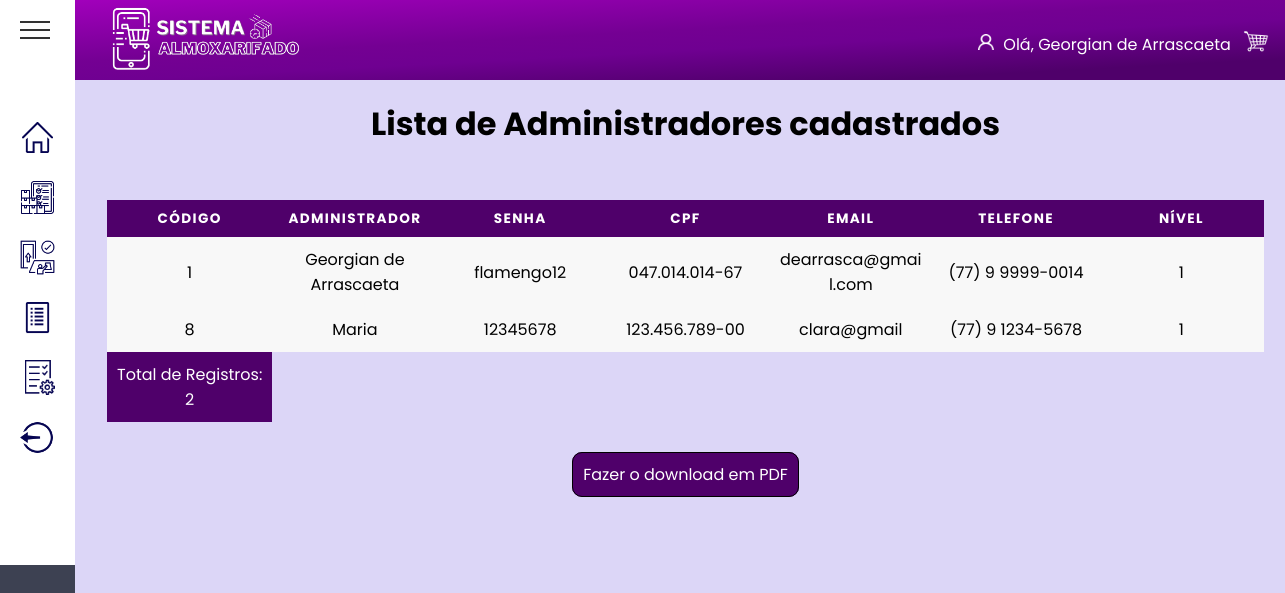
Page /View/Pages/Admin/listarAdmins.php (signed in) on the earlier database version.
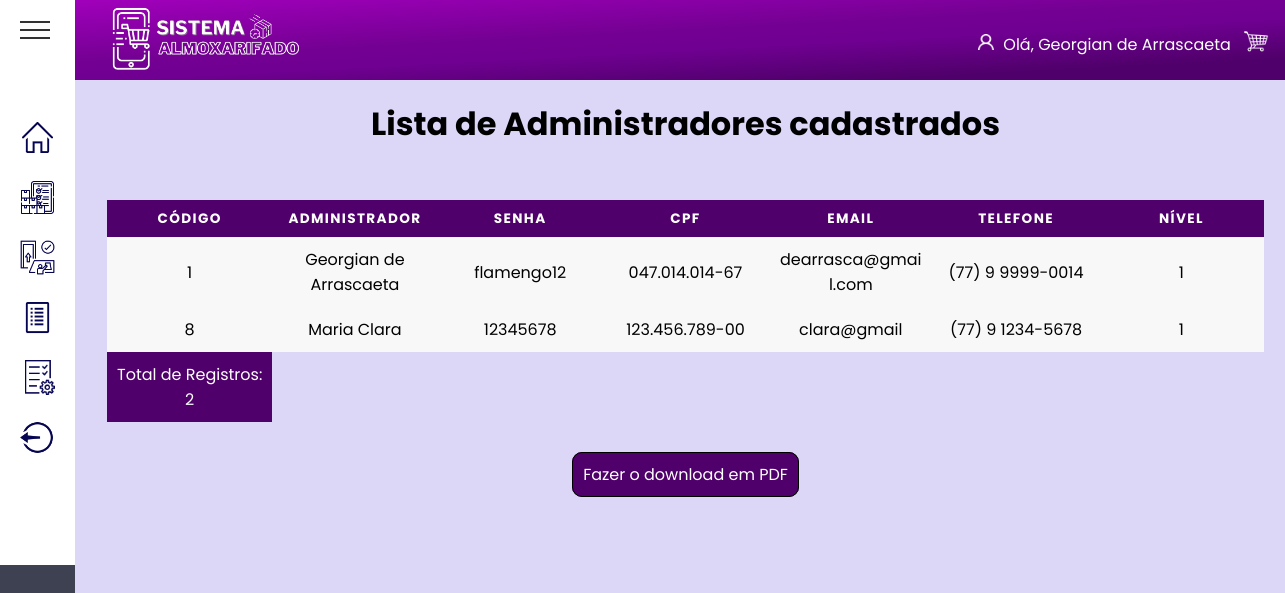
Same page on the later database version.
### tables this page shows
create table usuarios(
id_user integer auto_increment key,
nome_user varchar (30),
senha varchar(10),
cpf varchar (15) unique, 
email_user varchar (120),
telefone varchar (16),
nivel integer, 
id_area integer not null,
 foreign key (id_area) references area_depar (id_area)
);

### View/Pages/Admin/listarAdmins.php (the view, shortened to what this page needs)
<?php
include_once dirname(__DIR__, 3) . '/banco.php';
?>
<!DOCTYPE html>
<html lang="pt-BR">
<head>
    <link rel="stylesheet" href="/final_php/assets/global.css">
    <link rel="stylesheet" href="/final_php/assets/listarUser.css">
    <link rel="stylesheet" href="/final_php/assets/template.css">
</head>
<body>
    <?php include dirname(__DIR__, 3) . "/template/header.php"; ?>
    <?php include dirname(__DIR__, 3) . "/template/aside.php"; ?>
    <main class="main">
        <h1 class="title"> Lista de Administradores cadastrados</h1>
        <div class="container">
            <table rules="all">
                <thead>
                    <tr>
                        <th> Código</th>
                        <th> Administrador</th>
                        <th> Senha</th>
                        <th> CPF</th>
                        <th> Email</th>
                        <th> Telefone</th>
                        <th> Nível</th>
                    </tr>
                </thead>
                <tbody>
                    <?php
                    $sql_consulta = mysqli_query($conn, "SELECT * FROM usuarios where nivel='1'");
                    $total = mysqli_num_rows($sql_consulta);
                    while ($linhas = mysqli_fetch_array($sql_consulta)) { ?>
                        <tr>
                            <td data-label="Código"> <?= $linhas[0] ?> </td>
                            <td data-label="Usuário"> <?= $linhas[1] ?> </td>
                            <td data-label="Senha"> <?= $linhas[2] ?></td>
                            <td data-label="CPF"> <?= $linhas[3] ?></td>
                            <td data-label="E-mail"> <?= $linhas[4] ?></td>
                            <td data-label="Telefone"> <?= $linhas[5] ?></td>
                            <td data-label="Nível"> <?= $linhas[6] ?></td>
                        </tr>
                    <?php } ?>
                    <tr class="total">
                        <td>Total de Registros: <?= $total ?></td>
                    </tr>
                </tbody>
            </table>
            <div class="opcoes" style="text-align: center; margin: 40px 50px">
                <a style="border: 1px solid black; border-radius: 10px; background-color: rgb(79,0,106); padding: 10px;" href="relat_user.php">Fazer o download em PDF</a>
            </div>
    </main>
</body>
</html>

Differences in the rows shown:
changed usuarios "clara@gmail": nome_user "Maria" → "Maria Clara"
